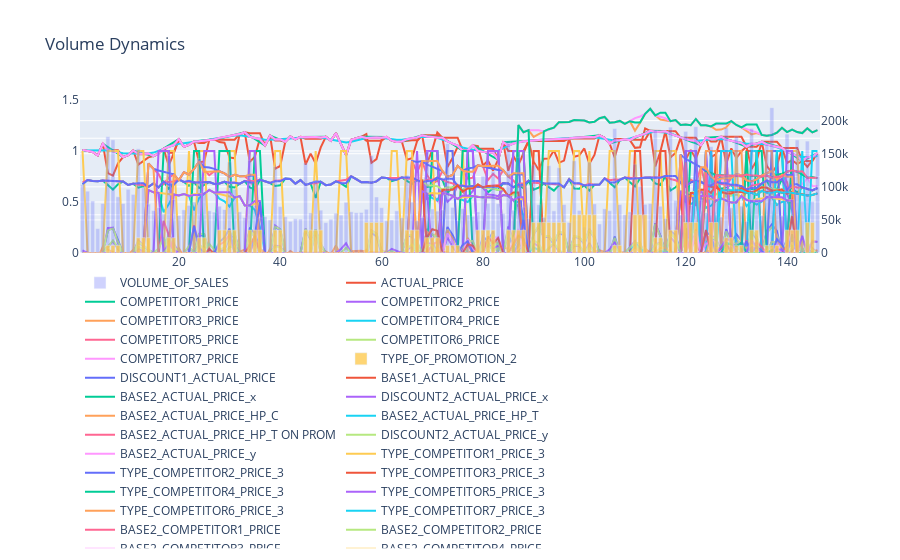

The notebook cell this image was saved under:
### Code cell
#Plot the Prices
data1 = []
data2 = []
for col in enumerate(datafile.columns):
    if "PRICE" in col[1]:
        graph = go.Scatter(
                x=datafile.Week,
                y=datafile[col[1]],
                name = col[1])
        data1 = data1 + [graph]
    if "VOLUME_OF_SALES" == col[1]:
        graph = go.Bar(
                x=datafile.Week,
                y=datafile[col[1]],
                name = col[1],
                yaxis = "y2",
                opacity = 0.3)
        data1 = data1 + [graph]
        data2 = data2 + [graph]
    if "PROMOTION_2" in col[1]:
        graph = go.Bar(
                x=datafile.Week,
                y=datafile[col[1]],
                name = col[1],
                opacity = 0.8,
                yaxis = "y3")
        data1 = data1 + [graph]
        data2 = data2 + [graph]
        
#Set layout if needed
layout1 = dict(title = "Volume Dynamics", 
                   yaxis = dict(range=[0, 1.5]),
                   yaxis2 = dict(overlaying = "y", side = "right"), 
                   yaxis3 = dict(range=[0,20],overlaying = "y", side = "left", showticklabels = False),
                   legend=dict(orientation="h"))

#Plot result
iplot(dict(data=data1, layout=layout1))

### Figure 1 — Plotly figure (JSON) as saved in the notebook; plotly's stock layout.template omitted (floating-point values rounded to 4 significant figures; data arrays with more than 128 entries replaced by an {"elided": "..."} marker saying what was removed)
{"data": [{"name": "VOLUME_OF_SALES", "opacity": 0.3, "type": "bar", "x": {"elided": "146 int values"}, "y": {"elided": "146 int values"}, "yaxis": "y2"}, {"name": "ACTUAL_PRICE", "type": "scatter", "x": {"elided": "146 int values"}, "y": {"elided": "146 float values"}}, {"name": "COMPETITOR1_PRICE", "type": "scatter", "x": {"elided": "146 int values"}, "y": {"elided": "146 float values"}}, {"name": "COMPETITOR2_PRICE", "type": "scatter", "x": {"elided": "146 int values"}, "y": {"elided": "146 float values"}}, {"name": "COMPETITOR3_PRICE", "type": "scatter", "x": {"elided": "146 int values"}, "y": {"elided": "146 float values"}}, {"name": "COMPETITOR4_PRICE", "type": "scatter", "x": {"elided": "146 int values"}, "y": {"elided": "146 float values"}}, {"name": "COMPETITOR5_PRICE", "type": "scatter", "x": {"elided": "146 int values"}, "y": {"elided": "146 float values"}}, {"name": "COMPETITOR6_PRICE", "type": "scatter", "x": {"elided": "146 int values"}, "y": {"elided": "146 float values"}}, {"name": "COMPETITOR7_PRICE", "type": "scatter", "x": {"elided": "146 int values"}, "y": {"elided": "146 float values"}}, {"name": "TYPE_OF_PROMOTION_2", "opacity": 0.8, "type": "bar", "x": {"elided": "146 int values"}, "y": {"elided": "146 int values"}, "yaxis": "y3"}, {"name": "DISCOUNT1_ACTUAL_PRICE", "type": "scatter", "x": {"elided": "146 int values"}, "y": {"elided": "146 float values"}}, {"name": "BASE1_ACTUAL_PRICE", "type": "scatter", "x": {"elided": "146 int values"}, "y": {"elided": "146 float values"}}, {"name": "BASE2_ACTUAL_PRICE_x", "type": "scatter", "x": {"elided": "146 int values"}, "y": {"elided": "146 float values"}}, {"name": "DISCOUNT2_ACTUAL_PRICE_x", "type": "scatter", "x": {"elided": "146 int values"}, "y": {"elided": "146 float values"}}, {"name": "BASE2_ACTUAL_PRICE_HP_C", "type": "scatter", "x": {"elided": "146 int values"}, "y": {"elided": "146 float values"}}, {"name": "BASE2_ACTUAL_PRICE_HP_T", "type": "scatter", "x": {"elided": "146 int values"}, "y": {"elided": "146 float values"}}, {"name": "BASE2_ACTUAL_PRICE_HP_T ON PROM", "type": "scatter", "x": {"elided": "146 int values"}, "y": {"elided": "146 float values"}}, {"name": "DISCOUNT2_ACTUAL_PRICE_y", "type": "scatter", "x": {"elided": "146 int values"}, "y": {"elided": "146 float values"}}, {"name": "BASE2_ACTUAL_PRICE_y", "type": "scatter", "x": {"elided": "146 int values"}, "y": {"elided": "146 float values"}}, {"name": "TYPE_COMPETITOR1_PRICE_3", "type": "scatter", "x": {"elided": "146 int values"}, "y": {"elided": "146 int values"}}, {"name": "TYPE_COMPETITOR2_PRICE_3", "type": "scatter", "x": {"elided": "146 int values"}, "y": {"elided": "146 int values"}}, {"name": "TYPE_COMPETITOR3_PRICE_3", "type": "scatter", "x": {"elided": "146 int values"}, "y": {"elided": "146 int values"}}, {"name": "TYPE_COMPETITOR4_PRICE_3", "type": "scatter", "x": {"elided": "146 int values"}, "y": {"elided": "146 int values"}}, {"name": "TYPE_COMPETITOR5_PRICE_3", "type": "scatter", "x": {"elided": "146 int values"}, "y": {"elided": "146 int values"}}, {"name": "TYPE_COMPETITOR6_PRICE_3", "type": "scatter", "x": {"elided": "146 int values"}, "y": {"elided": "146 int values"}}, {"name": "TYPE_COMPETITOR7_PRICE_3", "type": "scatter", "x": {"elided": "146 int values"}, "y": {"elided": "146 int values"}}, {"name": "BASE2_COMPETITOR1_PRICE", "type": "scatter", "x": {"elided": "146 int values"}, "y": {"elided": "146 float values"}}, {"name": "BASE2_COMPETITOR2_PRICE", "type": "scatter", "x": {"elided": "146 int values"}, "y": {"elided": "146 float values"}}, {"name": "BASE2_COMPETITOR3_PRICE", "type": "scatter", "x": {"elided": "146 int values"}, "y": {"elided": "146 float values"}}, {"name": "BASE2_COMPETITOR4_PRICE", "type": "scatter", "x": {"elided": "146 int values"}, "y": {"elided": "146 float values"}}, {"name": "BASE2_COMPETITOR5_PRICE", "type": "scatter", "x": {"elided": "146 int values"}, "y": {"elided": "146 float values"}}, {"name": "BASE2_COMPETITOR6_PRICE", "type": "scatter", "x": {"elided": "146 int values"}, "y": {"elided": "146 float values"}}, {"name": "BASE2_COMPETITOR7_PRICE", "type": "scatter", "x": {"elided": "146 int values"}, "y": {"elided": "146 float values"}}, {"name": "DISCOUNT2_COMPETITOR1_PRICE", "type": "scatter", "x": {"elided": "146 int values"}, "y": {"elided": "146 float values"}}, {"name": "DISCOUNT2_COMPETITOR2_PRICE", "type": "scatter", "x": {"elided": "146 int values"}, "y": {"elided": "146 float values"}}, {"name": "DISCOUNT2_COMPETITOR3_PRICE", "type": "scatter", "x": {"elided": "146 int values"}, "y": {"elided": "146 float values"}}, {"name": "DISCOUNT2_COMPETITOR4_PRICE", "type": "scatter", "x": {"elided": "146 int values"}, "y": {"elided": "146 float values"}}, {"name": "DISCOUNT2_COMPETITOR5_PRICE", "type": "scatter", "x": {"elided": "146 int values"}, "y": {"elided": "146 float values"}}, {"name": "DISCOUNT2_COMPETITOR6_PRICE", "type": "scatter", "x": {"elided": "146 int values"}, "y": {"elided": "146 float values"}}, {"name": "DISCOUNT2_COMPETITOR7_PRICE", "type": "scatter", "x": {"elided": "146 int values"}, "y": {"elided": "146 float values"}}, {"name": "BASE1_COMPETITOR1_PRICE", "type": "scatter", "x": {"elided": "146 int values"}, "y": {"elided": "146 float values"}}, {"name": "BASE1_COMPETITOR2_PRICE", "type": "scatter", "x": {"elided": "146 int values"}, "y": {"elided": "146 float values"}}, {"name": "BASE1_COMPETITOR3_PRICE", "type": "scatter", "x": {"elided": "146 int values"}, "y": {"elided": "146 float values"}}, {"name": "BASE1_COMPETITOR4_PRICE", "type": "scatter", "x": {"elided": "146 int values"}, "y": {"elided": "146 float values"}}, {"name": "BASE1_COMPETITOR5_PRICE", "type": "scatter", "x": {"elided": "146 int values"}, "y": {"elided": "146 float values"}}, {"name": "BASE1_COMPETITOR6_PRICE", "type": "scatter", "x": {"elided": "146 int values"}, "y": {"elided": "146 float values"}}, {"name": "BASE1_COMPETITOR7_PRICE", "type": "scatter", "x": {"elided": "146 int values"}, "y": {"elided": "146 float values"}}, {"name": "DISCOUNT1_COMPETITOR1_PRICE", "type": "scatter", "x": {"elided": "146 int values"}, "y": {"elided": "146 float values"}}, {"name": "DISCOUNT1_COMPETITOR2_PRICE", "type": "scatter", "x": {"elided": "146 int values"}, "y": {"elided": "146 float values"}}, {"name": "DISCOUNT1_COMPETITOR3_PRICE", "type": "scatter", "x": {"elided": "146 int values"}, "y": {"elided": "146 float values"}}, {"name": "DISCOUNT1_COMPETITOR4_PRICE", "type": "scatter", "x": {"elided": "146 int values"}, "y": {"elided": "146 float values"}}, {"name": "DISCOUNT1_COMPETITOR5_PRICE", "type": "scatter", "x": {"elided": "146 int values"}, "y": {"elided": "146 float values"}}, {"name": "DISCOUNT1_COMPETITOR6_PRICE", "type": "scatter", "x": {"elided": "146 int values"}, "y": {"elided": "146 float values"}}, {"name": "DISCOUNT1_COMPETITOR7_PRICE", "type": "scatter", "x": {"elided": "146 int values"}, "y": {"elided": "146 float values"}}, {"name": "BASE2_ACTUAL_PRICE_PROM", "type": "scatter", "x": {"elided": "146 int values"}, "y": {"elided": "146 float values"}}], "layout": {"legend": {"orientation": "h"}, "title": {"text": "Volume Dynamics"}, "yaxis": {"range": [0, 1.5]}, "yaxis2": {"overlaying": "y", "side": "right"}, "yaxis3": {"overlaying": "y", "range": [0, 20], "showticklabels": false, "side": "left"}}}
